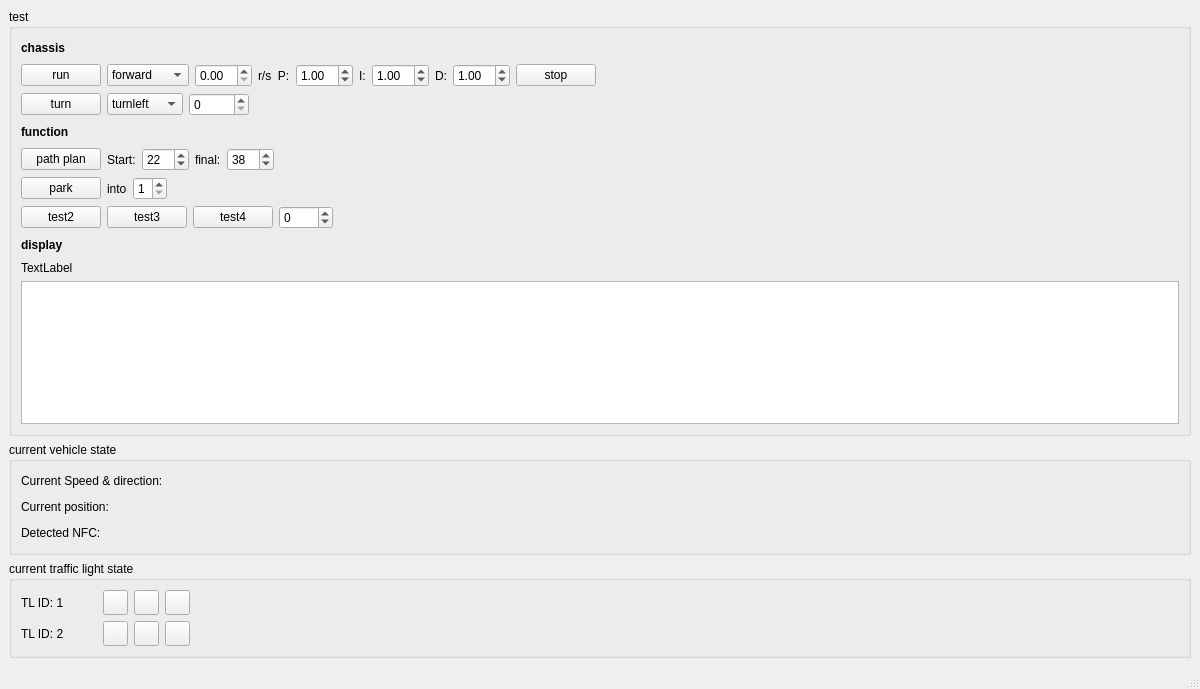
<?xml version="1.0" encoding="UTF-8"?>
<ui version="4.0">
 <class>VehicleConsole</class>
 <widget class="QMainWindow" name="VehicleConsole">
  <property name="geometry">
   <rect>
    <x>0</x>
    <y>0</y>
    <width>1200</width>
    <height>689</height>
   </rect>
  </property>
  <property name="minimumSize">
   <size>
    <width>1200</width>
    <height>0</height>
   </size>
  </property>
  <property name="windowTitle">
   <string>VehicleConsole</string>
  </property>
  <widget class="QWidget" name="centralwidget">
   <layout class="QVBoxLayout" name="verticalLayout_4">
    <item>
     <widget class="QGroupBox" name="groupBoxChassis">
      <property name="title">
       <string>test</string>
      </property>
      <layout class="QVBoxLayout" name="verticalLayout">
       <item>
        <layout class="QHBoxLayout" name="horizontalLayout_12">
         <item>
          <widget class="QLabel" name="label_12">
           <property name="font">
            <font>
             <weight>75</weight>
             <bold>true</bold>
            </font>
           </property>
           <property name="text">
            <string>chassis</string>
           </property>
          </widget>
         </item>
         <item>
          <spacer name="horizontalSpacer_9">
           <property name="orientation">
            <enum>Qt::Horizontal</enum>
           </property>
           <property name="sizeHint" stdset="0">
            <size>
             <width>40</width>
             <height>20</height>
            </size>
           </property>
          </spacer>
         </item>
        </layout>
       </item>
       <item>
        <layout class="QHBoxLayout" name="horizontalLayout">
         <item>
          <widget class="QPushButton" name="btnTestWheelRun">
           <property name="text">
            <string>run</string>
           </property>
          </widget>
         </item>
         <item>
          <widget class="QComboBox" name="testRunComboBox">
           <item>
            <property name="text">
             <string>forward</string>
            </property>
           </item>
           <item>
            <property name="text">
             <string>backward</string>
            </property>
           </item>
           <item>
            <property name="text">
             <string>stop</string>
            </property>
           </item>
          </widget>
         </item>
         <item>
          <widget class="QDoubleSpinBox" name="testRunValue"/>
         </item>
         <item>
          <widget class="QLabel" name="label_8">
           <property name="text">
            <string>r/s  P:</string>
           </property>
          </widget>
         </item>
         <item>
          <widget class="QDoubleSpinBox" name="pid_p">
           <property name="value">
            <double>1.000000000000000</double>
           </property>
          </widget>
         </item>
         <item>
          <widget class="QLabel" name="label_9">
           <property name="text">
            <string>I:</string>
           </property>
          </widget>
         </item>
         <item>
          <widget class="QDoubleSpinBox" name="pid_i">
           <property name="value">
            <double>1.000000000000000</double>
           </property>
          </widget>
         </item>
         <item>
          <widget class="QLabel" name="label_10">
           <property name="text">
            <string>D:</string>
           </property>
          </widget>
         </item>
         <item>
          <widget class="QDoubleSpinBox" name="pid_d">
           <property name="value">
            <double>1.000000000000000</double>
           </property>
          </widget>
         </item>
         <item>
          <widget class="QPushButton" name="stop">
           <property name="text">
            <string>stop</string>
           </property>
          </widget>
         </item>
         <item>
          <spacer name="horizontalSpacer_12">
           <property name="orientation">
            <enum>Qt::Horizontal</enum>
           </property>
           <property name="sizeHint" stdset="0">
            <size>
             <width>40</width>
             <height>20</height>
            </size>
           </property>
          </spacer>
         </item>
        </layout>
       </item>
       <item>
        <layout class="QHBoxLayout" name="horizontalLayout_2">
         <item>
          <widget class="QPushButton" name="btnTestWheelTurn">
           <property name="text">
            <string>turn</string>
           </property>
          </widget>
         </item>
         <item>
          <widget class="QComboBox" name="testTurnComboBox">
           <item>
            <property name="text">
             <string>turnleft</string>
            </property>
           </item>
           <item>
            <property name="text">
             <string>turnright</string>
            </property>
           </item>
          </widget>
         </item>
         <item>
          <widget class="QSpinBox" name="testTurnValue">
           <property name="minimumSize">
            <size>
             <width>60</width>
             <height>0</height>
            </size>
           </property>
           <property name="maximum">
            <number>40</number>
           </property>
          </widget>
         </item>
         <item>
          <spacer name="horizontalSpacer_11">
           <property name="orientation">
            <enum>Qt::Horizontal</enum>
           </property>
           <property name="sizeHint" stdset="0">
            <size>
             <width>40</width>
             <height>20</height>
            </size>
           </property>
          </spacer>
         </item>
        </layout>
       </item>
       <item>
        <layout class="QHBoxLayout" name="horizontalLayout_13">
         <item>
          <widget class="QLabel" name="label_13">
           <property name="font">
            <font>
             <weight>75</weight>
             <bold>true</bold>
            </font>
           </property>
           <property name="text">
            <string>function</string>
           </property>
          </widget>
         </item>
         <item>
          <spacer name="horizontalSpacer_10">
           <property name="orientation">
            <enum>Qt::Horizontal</enum>
           </property>
           <property name="sizeHint" stdset="0">
            <size>
             <width>40</width>
             <height>20</height>
            </size>
           </property>
          </spacer>
         </item>
        </layout>
       </item>
       <item>
        <layout class="QHBoxLayout" name="horizontalLayout_3">
         <item>
          <widget class="QPushButton" name="test">
           <property name="text">
            <string>path plan</string>
           </property>
          </widget>
         </item>
         <item>
          <widget class="QLabel" name="label">
           <property name="text">
            <string>Start:</string>
           </property>
          </widget>
         </item>
         <item>
          <widget class="QSpinBox" name="startNode">
           <property name="maximum">
            <number>300</number>
           </property>
           <property name="value">
            <number>22</number>
           </property>
          </widget>
         </item>
         <item>
          <widget class="QLabel" name="label_2">
           <property name="text">
            <string>final:</string>
           </property>
          </widget>
         </item>
         <item>
          <widget class="QSpinBox" name="finalNode">
           <property name="maximum">
            <number>300</number>
           </property>
           <property name="value">
            <number>38</number>
           </property>
          </widget>
         </item>
         <item>
          <widget class="QLabel" name="path">
           <property name="text">
            <string/>
           </property>
          </widget>
         </item>
         <item>
          <spacer name="horizontalSpacer">
           <property name="orientation">
            <enum>Qt::Horizontal</enum>
           </property>
           <property name="sizeHint" stdset="0">
            <size>
             <width>68</width>
             <height>13</height>
            </size>
           </property>
          </spacer>
         </item>
        </layout>
       </item>
       <item>
        <layout class="QHBoxLayout" name="horizontalLayout_10">
         <item>
          <widget class="QPushButton" name="park">
           <property name="text">
            <string>park</string>
           </property>
          </widget>
         </item>
         <item>
          <widget class="QLabel" name="label_11">
           <property name="text">
            <string>into</string>
           </property>
          </widget>
         </item>
         <item>
          <widget class="QSpinBox" name="parkID">
           <property name="minimum">
            <number>1</number>
           </property>
           <property name="maximum">
            <number>7</number>
           </property>
          </widget>
         </item>
         <item>
          <spacer name="horizontalSpacer_5">
           <property name="orientation">
            <enum>Qt::Horizontal</enum>
           </property>
           <property name="sizeHint" stdset="0">
            <size>
             <width>40</width>
             <height>20</height>
            </size>
           </property>
          </spacer>
         </item>
        </layout>
       </item>
       <item>
        <layout class="QHBoxLayout" name="horizontalLayout_11">
         <item>
          <widget class="QPushButton" name="test2">
           <property name="text">
            <string>test2</string>
           </property>
          </widget>
         </item>
         <item>
          <widget class="QPushButton" name="test3">
           <property name="text">
            <string>test3</string>
           </property>
          </widget>
         </item>
         <item>
          <widget class="QPushButton" name="test4">
           <property name="text">
            <string>test4</string>
           </property>
          </widget>
         </item>
         <item>
          <widget class="QSpinBox" name="spinBox">
           <property name="minimum">
            <number>-10</number>
           </property>
           <property name="maximum">
            <number>1024</number>
           </property>
          </widget>
         </item>
         <item>
          <widget class="QLabel" name="label_15">
           <property name="text">
            <string/>
           </property>
          </widget>
         </item>
         <item>
          <spacer name="horizontalSpacer_6">
           <property name="orientation">
            <enum>Qt::Horizontal</enum>
           </property>
           <property name="sizeHint" stdset="0">
            <size>
             <width>40</width>
             <height>20</height>
            </size>
           </property>
          </spacer>
         </item>
        </layout>
       </item>
       <item>
        <layout class="QHBoxLayout" name="horizontalLayout_14">
         <item>
          <widget class="QLabel" name="label_14">
           <property name="font">
            <font>
             <weight>75</weight>
             <bold>true</bold>
            </font>
           </property>
           <property name="text">
            <string>display</string>
           </property>
          </widget>
         </item>
         <item>
          <spacer name="horizontalSpacer_14">
           <property name="orientation">
            <enum>Qt::Horizontal</enum>
           </property>
           <property name="sizeHint" stdset="0">
            <size>
             <width>40</width>
             <height>20</height>
            </size>
           </property>
          </spacer>
         </item>
        </layout>
       </item>
       <item>
        <widget class="QLabel" name="testLabel">
         <property name="text">
          <string>TextLabel</string>
         </property>
        </widget>
       </item>
       <item>
        <widget class="QPlainTextEdit" name="plainTextEdit"/>
       </item>
      </layout>
     </widget>
    </item>
    <item>
     <widget class="QGroupBox" name="groupVState">
      <property name="title">
       <string>current vehicle state</string>
      </property>
      <layout class="QVBoxLayout" name="verticalLayout_2">
       <item>
        <layout class="QHBoxLayout" name="horizontalLayout_4">
         <item>
          <widget class="QLabel" name="label_3">
           <property name="text">
            <string>Current Speed &amp; direction: </string>
           </property>
          </widget>
         </item>
         <item>
          <widget class="QLabel" name="displaySpeed">
           <property name="text">
            <string/>
           </property>
          </widget>
         </item>
         <item>
          <spacer name="horizontalSpacer_3">
           <property name="orientation">
            <enum>Qt::Horizontal</enum>
           </property>
           <property name="sizeHint" stdset="0">
            <size>
             <width>40</width>
             <height>20</height>
            </size>
           </property>
          </spacer>
         </item>
        </layout>
       </item>
       <item>
        <layout class="QHBoxLayout" name="horizontalLayout_5">
         <item>
          <widget class="QLabel" name="label_4">
           <property name="text">
            <string>Current position:</string>
           </property>
          </widget>
         </item>
         <item>
          <widget class="QLabel" name="displayPosition">
           <property name="text">
            <string/>
           </property>
          </widget>
         </item>
         <item>
          <spacer name="horizontalSpacer_4">
           <property name="orientation">
            <enum>Qt::Horizontal</enum>
           </property>
           <property name="sizeHint" stdset="0">
            <size>
             <width>40</width>
             <height>20</height>
            </size>
           </property>
          </spacer>
         </item>
        </layout>
       </item>
       <item>
        <layout class="QHBoxLayout" name="horizontalLayout_8">
         <item>
          <widget class="QLabel" name="label_7">
           <property name="text">
            <string>Detected NFC:</string>
           </property>
          </widget>
         </item>
         <item>
          <widget class="QLabel" name="displayNFC">
           <property name="text">
            <string/>
           </property>
          </widget>
         </item>
         <item>
          <spacer name="horizontalSpacer_8">
           <property name="orientation">
            <enum>Qt::Horizontal</enum>
           </property>
           <property name="sizeHint" stdset="0">
            <size>
             <width>40</width>
             <height>20</height>
            </size>
           </property>
          </spacer>
         </item>
        </layout>
       </item>
      </layout>
     </widget>
    </item>
    <item>
     <widget class="QGroupBox" name="groupTL">
      <property name="title">
       <string>current traffic light state</string>
      </property>
      <layout class="QVBoxLayout" name="verticalLayout_3">
       <item>
        <layout class="QHBoxLayout" name="horizontalLayout_6">
         <item>
          <widget class="QLabel" name="label_5">
           <property name="text">
            <string>TL ID: 1</string>
           </property>
          </widget>
         </item>
         <item>
          <spacer name="verticalSpacer_2">
           <property name="orientation">
            <enum>Qt::Vertical</enum>
           </property>
           <property name="sizeHint" stdset="0">
            <size>
             <width>20</width>
             <height>40</height>
            </size>
           </property>
          </spacer>
         </item>
         <item>
          <widget class="QLabel" name="tl1">
           <property name="text">
            <string/>
           </property>
          </widget>
         </item>
         <item>
          <widget class="QPushButton" name="light1G">
           <property name="minimumSize">
            <size>
             <width>25</width>
             <height>25</height>
            </size>
           </property>
           <property name="maximumSize">
            <size>
             <width>25</width>
             <height>25</height>
            </size>
           </property>
           <property name="styleSheet">
            <string notr="true">border-color: rgb(255, 255, 255);</string>
           </property>
           <property name="text">
            <string/>
           </property>
          </widget>
         </item>
         <item>
          <widget class="QPushButton" name="light1Y">
           <property name="minimumSize">
            <size>
             <width>25</width>
             <height>25</height>
            </size>
           </property>
           <property name="maximumSize">
            <size>
             <width>25</width>
             <height>25</height>
            </size>
           </property>
           <property name="styleSheet">
            <string notr="true">border-color: rgb(255, 255, 255);</string>
           </property>
           <property name="text">
            <string/>
           </property>
          </widget>
         </item>
         <item>
          <widget class="QPushButton" name="light1R">
           <property name="minimumSize">
            <size>
             <width>25</width>
             <height>25</height>
            </size>
           </property>
           <property name="maximumSize">
            <size>
             <width>25</width>
             <height>25</height>
            </size>
           </property>
           <property name="styleSheet">
            <string notr="true">border-color: rgb(255, 255, 255);</string>
           </property>
           <property name="text">
            <string/>
           </property>
          </widget>
         </item>
         <item>
          <spacer name="horizontalSpacer_7">
           <property name="orientation">
            <enum>Qt::Horizontal</enum>
           </property>
           <property name="sizeHint" stdset="0">
            <size>
             <width>40</width>
             <height>20</height>
            </size>
           </property>
          </spacer>
         </item>
        </layout>
       </item>
       <item>
        <layout class="QHBoxLayout" name="horizontalLayout_7">
         <item>
          <widget class="QLabel" name="label_6">
           <property name="text">
            <string>TL ID: 2</string>
           </property>
          </widget>
         </item>
         <item>
          <spacer name="verticalSpacer_3">
           <property name="orientation">
            <enum>Qt::Vertical</enum>
           </property>
           <property name="sizeHint" stdset="0">
            <size>
             <width>20</width>
             <height>40</height>
            </size>
           </property>
          </spacer>
         </item>
         <item>
          <widget class="QLabel" name="tl2">
           <property name="text">
            <string/>
           </property>
          </widget>
         </item>
         <item>
          <widget class="QPushButton" name="light2G">
           <property name="minimumSize">
            <size>
             <width>25</width>
             <height>25</height>
            </size>
           </property>
           <property name="maximumSize">
            <size>
             <width>25</width>
             <height>25</height>
            </size>
           </property>
           <property name="styleSheet">
            <string notr="true">border-color: rgb(255, 255, 255);</string>
           </property>
           <property name="text">
            <string/>
           </property>
          </widget>
         </item>
         <item>
          <widget class="QPushButton" name="light2Y">
           <property name="minimumSize">
            <size>
             <width>25</width>
             <height>25</height>
            </size>
           </property>
           <property name="maximumSize">
            <size>
             <width>25</width>
             <height>25</height>
            </size>
           </property>
           <property name="styleSheet">
            <string notr="true">border-color: rgb(255, 255, 255);</string>
           </property>
           <property name="text">
            <string/>
           </property>
          </widget>
         </item>
         <item>
          <widget class="QPushButton" name="light2R">
           <property name="minimumSize">
            <size>
             <width>25</width>
             <height>25</height>
            </size>
           </property>
           <property name="maximumSize">
            <size>
             <width>25</width>
             <height>25</height>
            </size>
           </property>
           <property name="styleSheet">
            <string notr="true">border-color: rgb(255, 255, 255);</string>
           </property>
           <property name="text">
            <string/>
           </property>
          </widget>
         </item>
         <item>
          <spacer name="horizontalSpacer_13">
           <property name="orientation">
            <enum>Qt::Horizontal</enum>
           </property>
           <property name="sizeHint" stdset="0">
            <size>
             <width>40</width>
             <height>20</height>
            </size>
           </property>
          </spacer>
         </item>
        </layout>
       </item>
      </layout>
     </widget>
    </item>
    <item>
     <spacer name="verticalSpacer">
      <property name="orientation">
       <enum>Qt::Vertical</enum>
      </property>
      <property name="sizeHint" stdset="0">
       <size>
        <width>20</width>
        <height>40</height>
       </size>
      </property>
     </spacer>
    </item>
   </layout>
  </widget>
  <widget class="QMenuBar" name="menubar">
   <property name="geometry">
    <rect>
     <x>0</x>
     <y>0</y>
     <width>1200</width>
     <height>25</height>
    </rect>
   </property>
  </widget>
  <widget class="QStatusBar" name="statusbar"/>
 </widget>
 <resources/>
 <connections/>
</ui>
